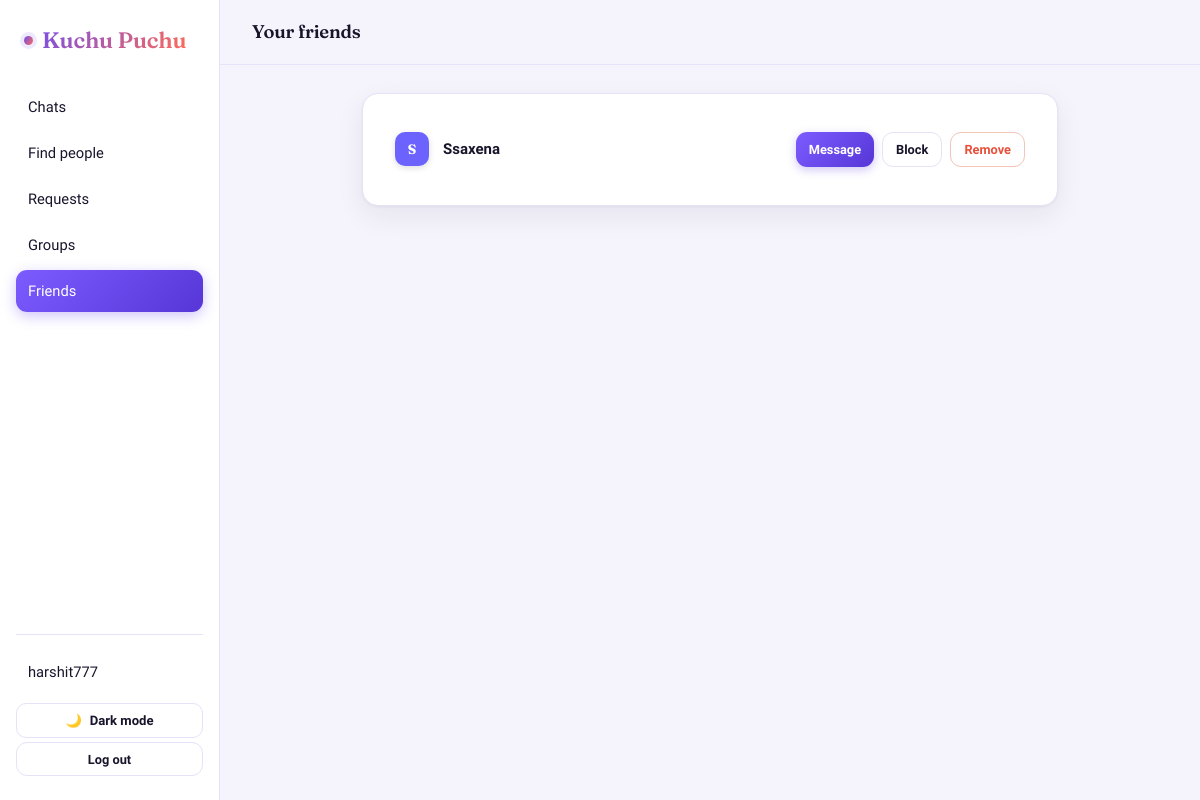
The app's page /friends/list/ (signed in), older data.
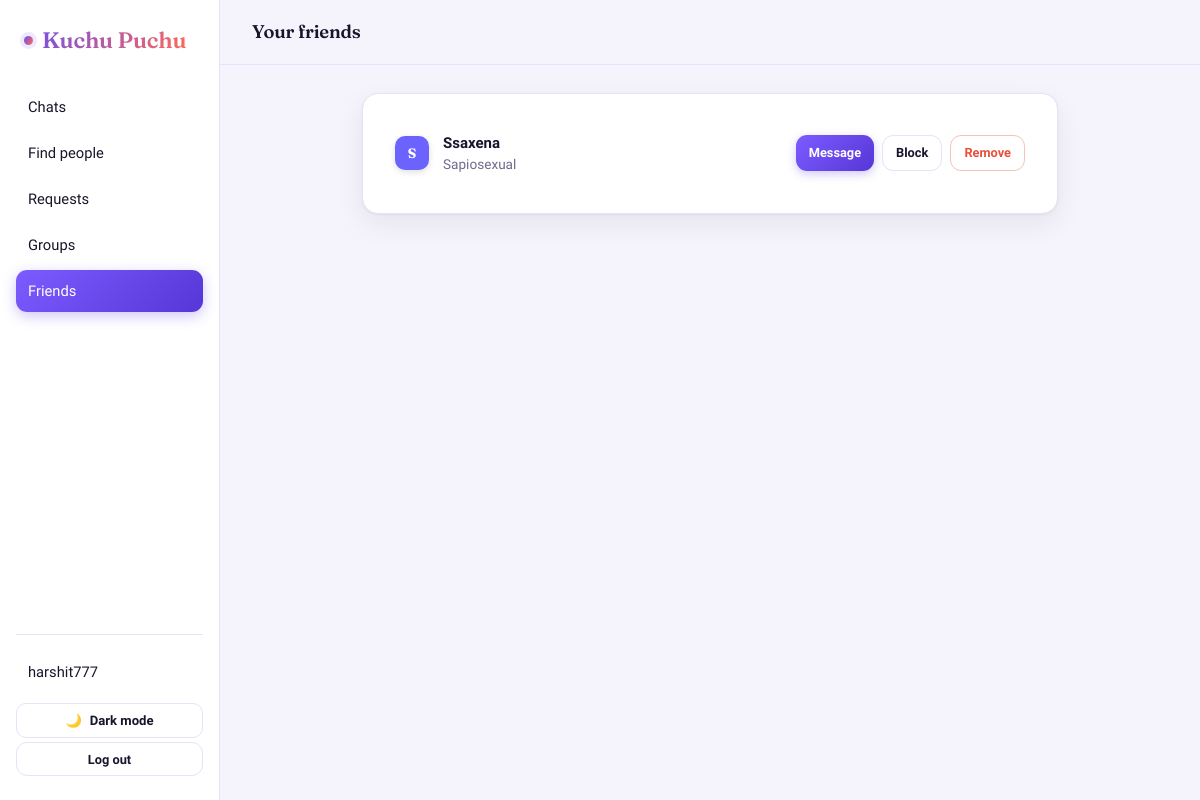
The same page, newer data.
### accounts/models.py (models this page shows, shortened)
class User(AbstractUser):
    THEME_LIGHT = 'light'
    THEME_DARK = 'dark'
    THEME_CHOICES = [(THEME_LIGHT, 'Light'), (THEME_DARK, 'Dark')]
    bio = models.CharField(max_length=160, blank=True)
    avatar_color = models.CharField(max_length=7, default='#6C63FF')  # used for the letter-avatar fallback
    avatar_url = models.URLField(blank=True)
    avatar_public_id = models.CharField(max_length=255, blank=True)  # Cloudinary asset id, so we can delete/replace it later
    last_seen_at = models.DateTimeField(null=True, blank=True)
    theme_preference = models.CharField(max_length=5, choices=THEME_CHOICES, default=THEME_LIGHT)
    spotify_access_token = models.CharField(max_length=255, blank=True)
    spotify_refresh_token = models.CharField(max_length=255, blank=True)
    spotify_token_expires_at = models.DateTimeField(null=True, blank=True)

### friends/views.py (the view)
# urls.py: path('list/', views.friend_list, name='list'),
@login_required
def friend_list(request):
    friends = Friendship.friends_of(request.user)
    return render(request, 'friends/list.html', {'friends': friends})

### accounts/templatetags/avatar_tags.py (called while the page is built)
@register.simple_tag
def avatar(entity, size=''):
    url = getattr(entity, 'avatar_url', '') or ''
    color = getattr(entity, 'avatar_color', '#6C63FF') or '#6C63FF'
    label = getattr(entity, 'username', '') or getattr(entity, 'name', '') or '?'
    letter = label[:1].upper()
    css_class = f'avatar {size}'.strip()
    if url:
        return format_html('<img class="{}" src="{}" alt="{}">', css_class, url, letter)
    return format_html('<div class="{}" style="background:{};">{}</div>', css_class, color, letter)

### chat/context_processors.py (called while the page is built)
def unread_messages_count(request):
    if not request.user.is_authenticated:
        return {'unread_messages_count': 0}
    muted_friend_ids = ConversationMute.objects.filter(user=request.user).values_list('friend_id', flat=True)
    count = (
        Message.objects.filter(recipient=request.user, is_read=False, deleted_at__isnull=True)
        .exclude(sender_id__in=muted_friend_ids)
        .count()
    )
    return {'unread_messages_count': count}

### templates/friends/list.html (shortened to what this page needs)
{% extends "base.html" %}
{% load avatar_tags %}
{% block body %}
<div class="topbar"><h2>Your friends</h2></div>
<div class="content">
  <div class="card">
    {% if not friends %}
      <div class="empty-state">
        <h3>No friends yet</h3>
        <p>Go to <a href="{% url 'friends:search' %}">Find people</a> to send your first request.</p>
      </div>
    {% else %}
      {% for f in friends %}
        <div class="list-row">
          {% avatar f 'sm' %}
          <div class="meta">
            <div class="name">{{ f.username }}</div>
            {% if f.bio %}<div class="sub">{{ f.bio }}</div>{% endif %}
          </div>
          <div class="row-actions">
            <a class="btn btn-primary btn-sm" href="{% url 'chat:room' f.username %}">Message</a>
            <a class="btn btn-ghost btn-sm" href="{% url 'friends:block_user' f.username %}"
               onclick="return confirm('Block {{ f.username }}? They will be removed from your friends and won\'t be able to message you.');">Block</a>
            <a class="btn btn-danger btn-sm" href="{% url 'friends:remove_friend' f.username %}"
               onclick="return confirm('Remove {{ f.username }} from your friends?');">Remove</a>
          </div>
        </div>
      {% endfor %}
    {% endif %}
  </div>
</div>
{% endblock %}

Row changes from the older to the newer data that the page shows:
changed User "Ssaxena": bio (not shown) → "Sapiosexual"
